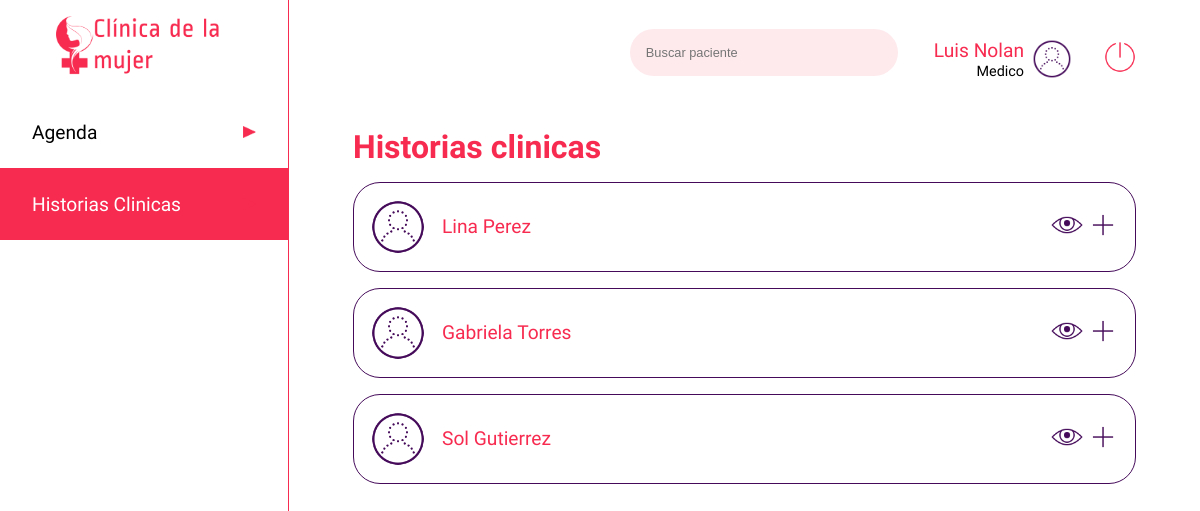
The app's page /medico/historia-clinica/1048484611 (signed in) with its own data.
### app.py (models this page shows, shortened)
class users(db.Model):
    __tablename__ = 'users'
    cedula = db.Column(db.Integer, primary_key=True)
    nombre=db.Column(db.String)
    apellido=db.Column(db.String)
    nacimiento=db.Column(db.String)
    eps=db.Column(db.String)
    email=db.Column(db.String, unique=True)
    telefono=db.Column(db.Integer)
    dir=db.Column(db.String)
    ciudad=db.Column(db.String)
    password=db.Column(db.String)
    rol =db.Column(db.String)
    especialidad = db.Column(db.String)
    estado = db.Column(db.Boolean)

### app.py (the view)
@app.route('/medico/historia-clinica/<cedulam>', methods=['GET'])
def historia_medico(cedulam):
    if 'usuarioIngresado' in session:
        usuario = users.query.filter_by(cedula=int(session['usuarioIngresado'])).first()
        pacientes = users.query.filter_by(rol='paciente')
        citass= citas.query.filter_by(medico_id=cedulam).all()
        cedulap=[]
        for c in citass:
            cedulap.append(c.paciente_id)
        cedulaa = list(set(cedulap))
        print(cedulaa)
        return render('med-historiaclinica.html', row=usuario, listapacientes=pacientes, cedulaa=cedulaa)
    else:
        return render('acceso-denegado.html')

### templates/med-historiaclinica.html (shortened to what this page needs)
<!DOCTYPE html>
<html lang="es">
<head>
    <link rel="stylesheet" type="text/css" href="{{ url_for('static', filename='css/style.css')}}">
</head>
<body>
    <header class="header">
        <img src="{{ url_for('static', filename='images/iconoclinica.png')}}" class="logo" alt="Clinica de la mujer">
        <nav>
            <ul class="menu">
                <li class="menuitems"><a href="/agenda/{{row ['cedula']}}" class="menulink"><span>Agenda</span><img src="{{ url_for('static', filename='images/triangulo.png')}}" class="flecha" alt=""></a></li>
                <li class="menuitems"><a href="/medico/historia-clinica/{{row ['cedula']}}" class="menuselect"><span>Historias Clinicas</span><img src="{{ url_for('static', filename='images/triangulo.png')}}" class="flecha" alt=""></a></li>
            </ul>
        </nav>
    </header>
    <main class="main">
        <div class="searchuser">
            <div>
                <input type="search" class="search" placeholder="Buscar paciente">
                <div class="perfil">
                    <div>
                        <span class="nameuser">{{ row ['nombre'] }} {{ row ['apellido'] }}</span><br>
                        <span class="roluser">Medico</span>
                    </div>
                    <img src="{{ url_for('static', filename='images/test_account_100px.png')}}" class="profile" alt="">
                    <a href="/logout" type="button" class="btn"><img src="{{ url_for('static', filename='images/off.png')}}" class="logout" alt="Cerrar sesion"></a>
                </div>
            </div>
        </div>
        <div class="cuerpo">
            <h1 class="titulo"><span style="color:#F72B50">Historias clinicas</span></h1>
            {% for data in cedulaa %}{% for t in listapacientes %}{% if t.cedula == data %}
                <div class="contenedor_user">
                    <div class="nom_img">
                        <img src="{{ url_for('static', filename='images/test_account_100px.png')}}" class="imgp" alt="">
                        <span class="nombre_user">{{ t.nombre }} {{ t.apellido }}</span>
                    </div>
                    <div class="contenedordbtn">
                        <a href="/medico/historia-clinica/user/{{t.cedula}}"><img src="{{ url_for('static', filename='images/eye_100px.png')}}" class="btned" alt=""></a>
                        <a href="/medico/historia-clinica/user/newcoment//{{t.cedula}}"><img src="{{ url_for('static', filename='images/plus_math_purple_100px.png')}}" class="btned" alt=""></a>
                    </div>
                </div>
            {% endif %}{% endfor %}{% endfor %}
        </div>
    </main>
</body>
</html>

### static/css/style.css (style rules this page uses)
* { padding: 0; margin: 0; }
.btned { width: 2rem; }
body { display: flex; }
.contenedor_user { width: 100%; padding: 1rem; display: flex; justify-content: space-between; border: 0.1rem solid #450B5A; border-radius: 1.6875rem; align-items: center; margin-bottom: 1rem; }
.cuerpo { display: flex; flex-direction: row; flex-wrap: wrap; margin-top: 3rem; justify-content:space-between; }
.flecha { width: 0.8rem; height: 0.8rem; }
.perfil { display: inline-flex; align-items: center; text-align: right; margin-left: 2rem; justify-content: flex-end; }
.header { margin:0; display: inline-block; width: 18rem; height: 100vh; justify-content: center; }
.imgp { width: 3.5rem; }
.logo { display: block; height: 4rem; margin: auto; padding: 1rem; }
.main { width: calc(100% - 18rem); padding: 1.8rem 4rem; border-left: 0.1rem solid #F72B50; }
.menu { font-family: 'Average Sans', sans-serif; list-style: none; color: black; }
.menulink { display: inline-flex; font-size: 1.2rem; width: 14rem; height: 1.5rem; padding: 1.5rem 2rem; text-decoration: none; color: black; background-color: white; justify-content: space-between; align-items: center; margin: 0; }
.menuselect { display: inline-flex; font-size: 1.2rem; width: 14rem; height: 1.5rem; padding: 1.5rem 2rem; text-decoration: none; color: black; background-color: #F72B50; color: white; justify-content: space-between; align-items: center; margin: 0; }
.nameuser { font-family: 'Ropa Sans', sans-serif; font-size: 1.2rem; color: #F72B50; }
.nom_img { display: flex; align-items: center; }
.nombre_user { font-family: 'Average Sans', sans-serif; font-size: 1.2rem; color: #F72B50; margin-left: 1rem; }
.roluser { font-family: 'Ropa Sans', sans-serif; font-size: 0.9rem; }
.profile { height: 2.5rem; margin-left: 0.5rem; }
.logout { height: 2rem; margin-left: 2rem; }
.search { width: 16.75rem; padding: 1rem; background: #FEEAED; border: none; font-size: 0.8rem; color: black; border-radius: 1.6875rem; outline: none; }
.searchuser { width: 100%; display: flex; vertical-align: middle; justify-content: flex-end; }
.titulo { font-size: 2rem; width: 100%; font-family: 'Ropa Sans', sans-serif; margin-bottom: 1rem; }

### records on screen
users: nombre "Luis", apellido "Nolan"
users: nombre "Lina", apellido "Perez"
users: nombre "Gabriela", apellido "Torres"
users: nombre "Sol", apellido "Gutierrez"
